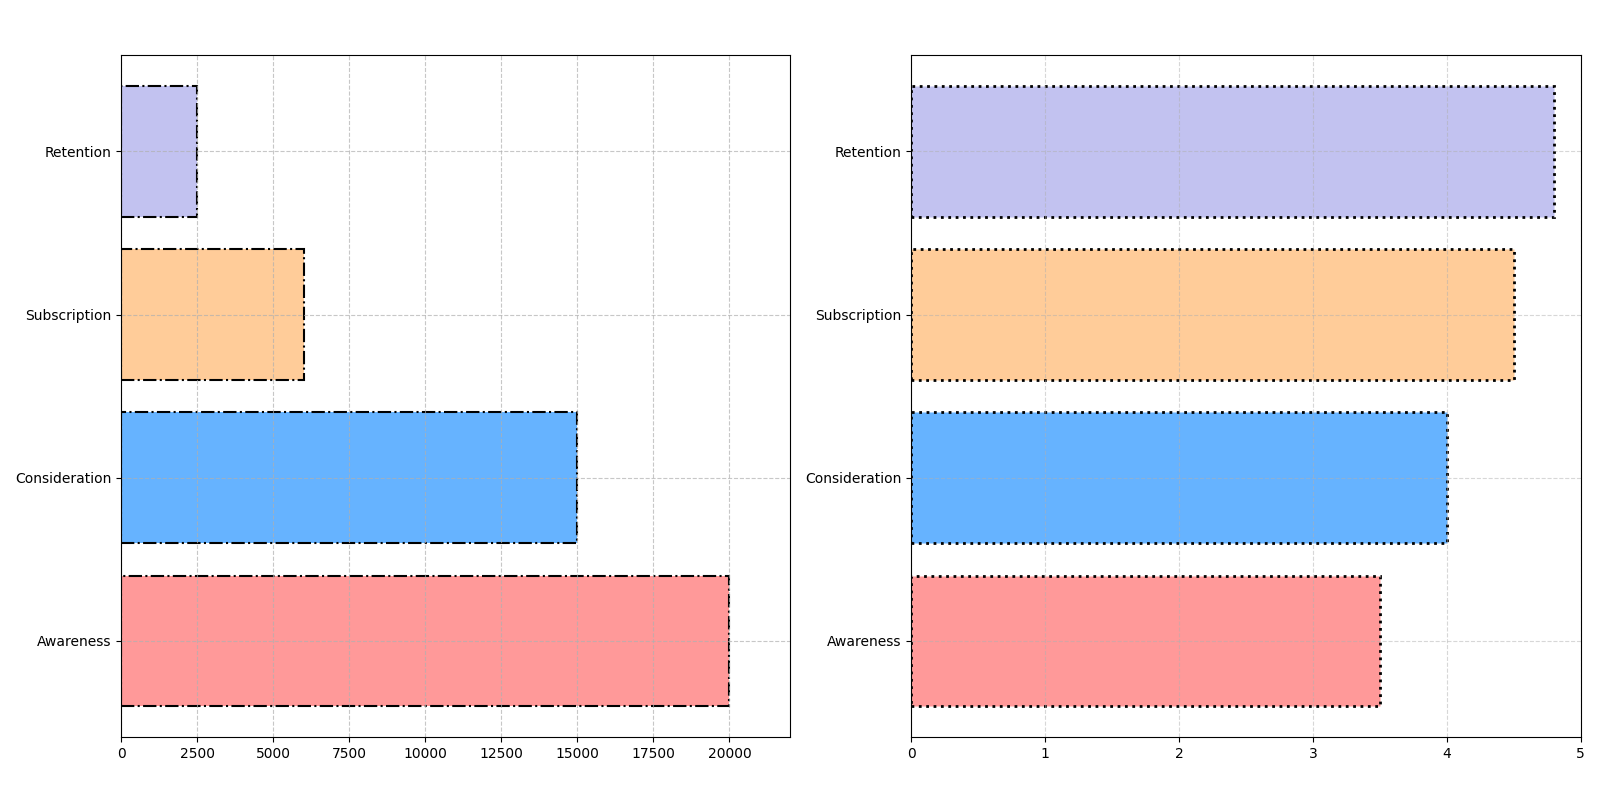

Write Python code to recreate this figure.
import matplotlib.pyplot as plt
import numpy as np

# Stages and data
stages = ["Awareness", "Consideration", "Subscription", "Retention"]
user_counts = [20000, 15000, 6000, 2500]
average_ratings = [3.5, 4.0, 4.5, 4.8]
colors = ['#ff9999', '#66b3ff', '#ffcc99', '#c2c2f0']

# Create figure and subplots
fig, (ax1, ax2) = plt.subplots(1, 2, figsize=(16, 8))
plt.subplots_adjust(wspace=0.4)

# Horizontal Bar Chart for User Counts
ax1.barh(stages, user_counts, color=colors, edgecolor='black', linestyle='-.', linewidth=1.5)
ax1.set_xlim(0, max(user_counts) + 2000)
ax1.set_yticks(range(len(stages)))
ax1.grid(True, linestyle='--', alpha=0.7)

# Horizontal Bar Chart for Average Ratings
ax2.barh(stages, average_ratings, color=colors, edgecolor='black', linestyle=':', linewidth=2)
ax2.set_xlim(0, 5)
ax2.set_yticks(range(len(stages)))
ax2.grid(True, linestyle='--', alpha=0.5)

# Remove custom legend
# No ax2.legend() as it contains text

plt.tight_layout(rect=[0, 0.03, 1, 0.95])
plt.show()
